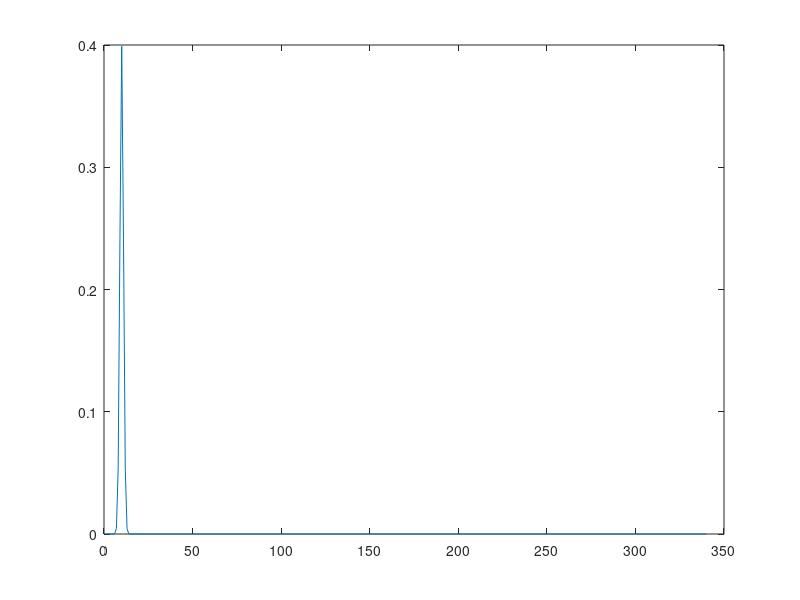
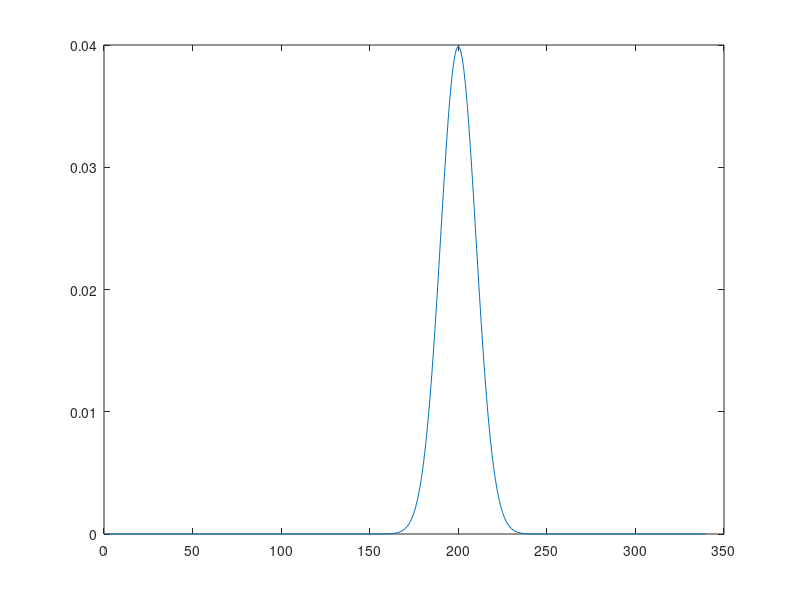
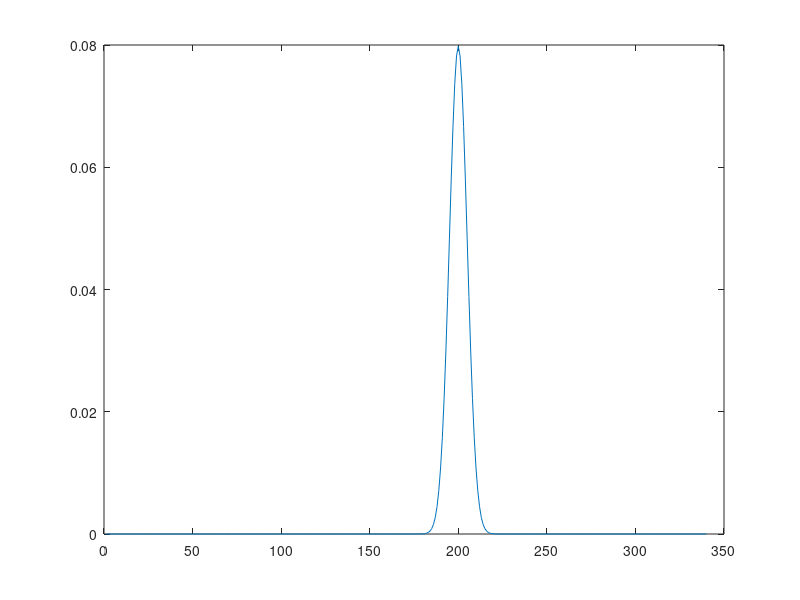
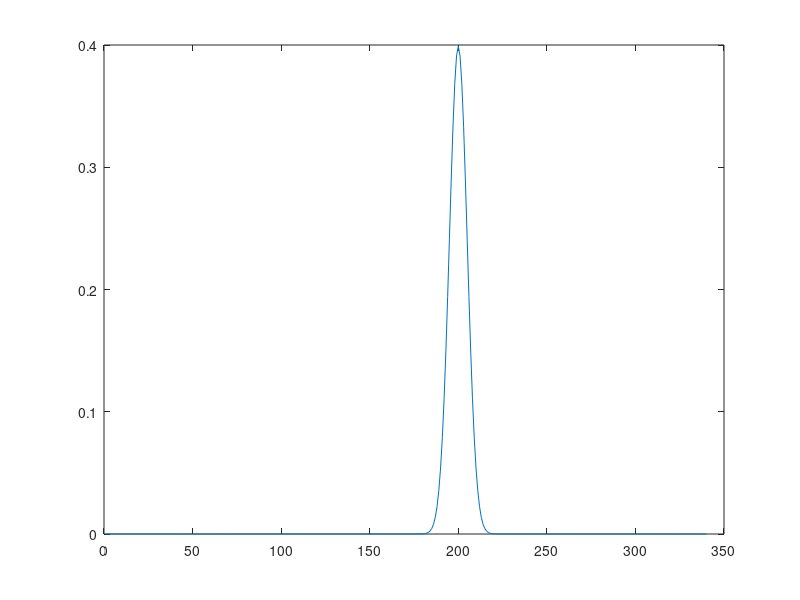

MATLAB code for these plots, in order:
height = normpdf([1:1:340],10,1);
figure, plot(height)
height = normpdf([1:1:340],200,10);
figure, plot(height)
height = normpdf([1:1:340],200,5);
figure, plot(height)
figure, plot(height*5)
illuminant=normpdf([1:1:340],70,5)+normpdf([1:1:340],150,5)+normpdf([1:1:340],250,5);
figure, plot(illuminant)